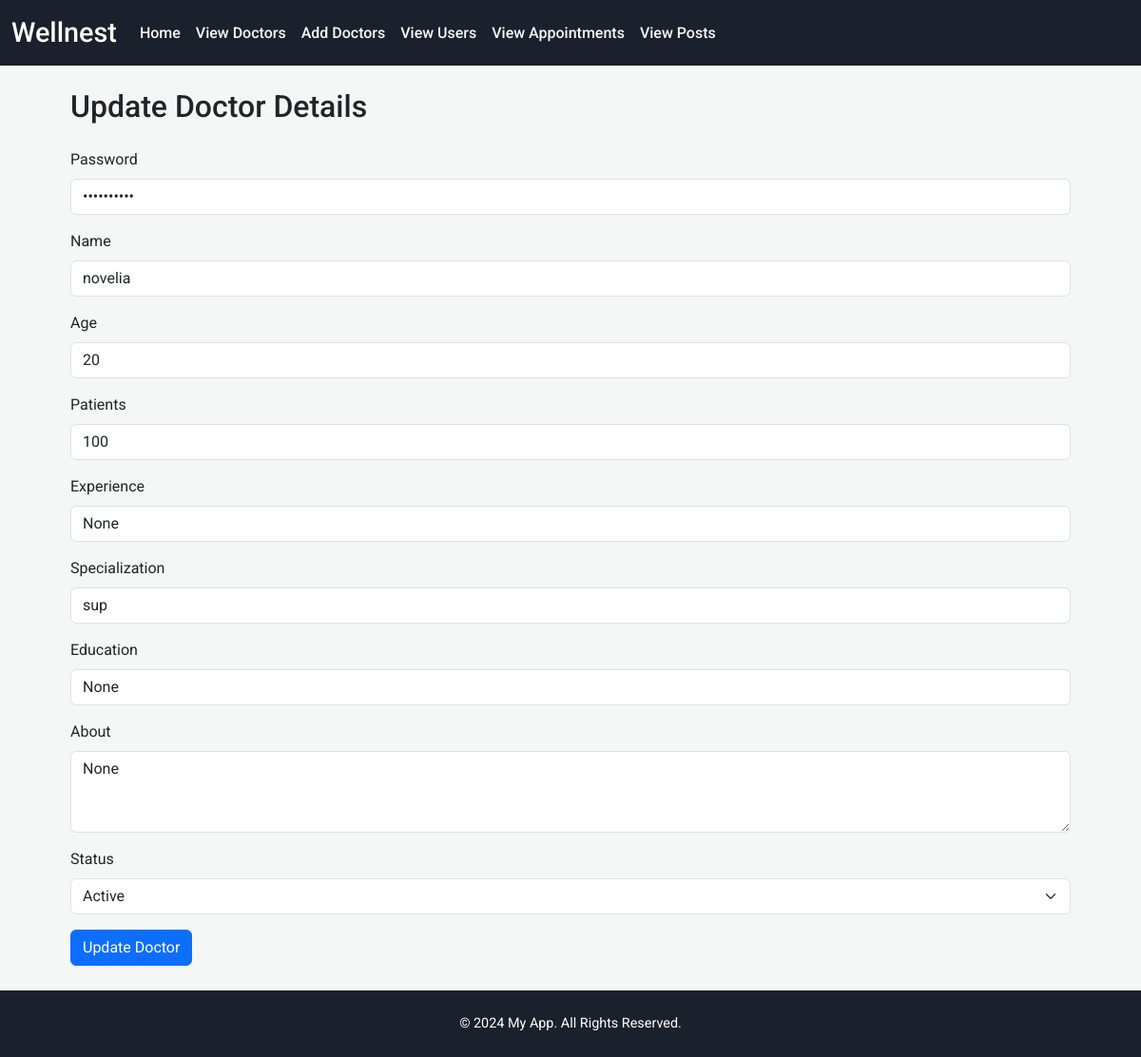
Page /update_doctor/novelia@gmail.com on the committed database.
### Home/models.py (models this page shows)
class Doctor(models.Model):
    email = models.EmailField(primary_key=True)
    password = models.CharField( max_length=128)
    name = models.CharField(max_length=255, blank=True, null=True)
    age = models.PositiveIntegerField( blank=True, null=True)
    patents = models.PositiveIntegerField( blank=True, null=True,default=100)
    experence = models.CharField( max_length=128,blank=True, null=True)
    rating = models.IntegerField(default=1)
    specialization = models.CharField( max_length=255, blank=True, null=True)
    education = models.CharField( max_length=255, blank=True, null=True)
    about = models.CharField(blank=True, null=True,max_length=255)
    ProfileUpdated=models.IntegerField(default=0)
    status=models.IntegerField(default=1)

### Admin/views.py (the view)
# urls.py: path('update_doctor/<str:email>', views.update_doctor, name='update_doctor'),
def update_doctor(request, email):
    print("UPDATION")
    doctor = get_object_or_404(Doctor, email=email)
    if request.method == 'POST':
        form = DoctorForm2(request.POST, instance=doctor)
        print(form.errors)
        if form.is_valid():
            print("Saved")
            form.save()
            return redirect('Admin:viewdoctors')
        return redirect('Admin:viewdoctors')
    else:
        form = DoctorForm(instance=doctor)  # Populate form with existing doctor data
    return render(request, 'update_doctor.html', {'form': form, 'doctor': doctor})

### Admin/forms.py
class DoctorForm(forms.ModelForm):
    class Meta:
        model = Doctor
        fields = ['email', 'password', 'name', 'age', 'patents', 'experence', 'specialization', 'education', 'about']

### Templates/update_doctor.html (shortened to what this page needs)
{% extends 'base.html' %}
{% block content %}
<div class="container mt-4">
    <h2 class="mb-4">Update Doctor Details</h2>
    <form method="POST" action="{% url 'Admin:update_doctor' email=doctor.email %}">
        <div class="mb-3">
            <label for="password" class="form-label">Password</label>
            <input type="password" class="form-control" id="password" name="password" value="{{ form.password.value }}" required>
        </div>
        <div class="mb-3">
            <label for="name" class="form-label">Name</label>
            <input type="text" class="form-control" id="name" name="name" value="{{ form.name.value }}">
        </div>
        <div class="mb-3">
            <label for="age" class="form-label">Age</label>
            <input type="number" class="form-control" id="age" name="age" value="{{ form.age.value }}">
        </div>
        <div class="mb-3">
            <label for="patients" class="form-label">Patients</label>
            <input type="number" class="form-control" id="patients" name="patents" value="{{ form.patents.value }}">
        </div>
        <div class="mb-3">
            <label for="experience" class="form-label">Experience</label>
            <input type="text" class="form-control" id="experience" name="experence" value="{{ form.experence.value }}">
        </div>
        <div class="mb-3">
            <label for="specialization" class="form-label">Specialization</label>
            <input type="text" class="form-control" id="specialization" name="specialization" value="{{ form.specialization.value }}">
        </div>
        <div class="mb-3">
            <label for="education" class="form-label">Education</label>
            <input type="text" class="form-control" id="education" name="education" value="{{ form.education.value }}">
        </div>
        <div class="mb-3">
            <label for="about" class="form-label">About</label>
            <textarea class="form-control" id="about" name="about" rows="3">{{ form.about.value }}</textarea>
        </div>
        <div class="mb-3">
            <label for="status" class="form-label">Status</label>
            <select class="form-select" id="status" name="status">
                <option value="1" {% if form.status.value == 1 %}selected{% endif %}>Active</option>
            </select>
        </div>
        <button type="submit" class="btn btn-primary">Update Doctor</button>
    </form>
</div>
<BR>
    <BR>
        <BR>
            <BR>
{% endblock %}

### Templates/base.html (style rules this page uses)
body { background-color: #f4f7f6; font-family: 'Roboto', sans-serif; margin: 0; padding: 0; }
.container { max-width: 1100px; margin-top: 30px; }

### rows in the picture
Doctor: name "novelia", specialization "sup", education "None", about "None"
